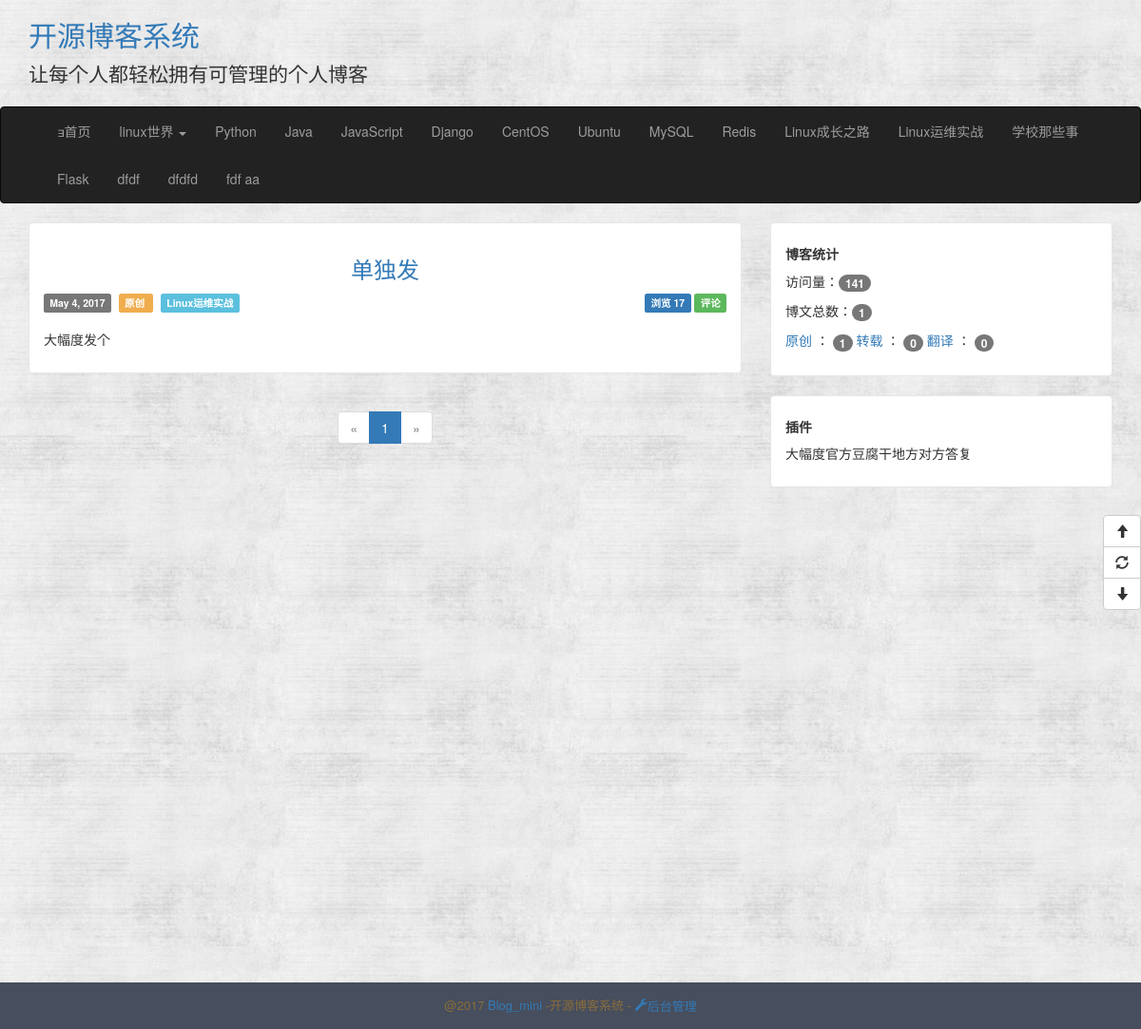
Before: / with the older database file.
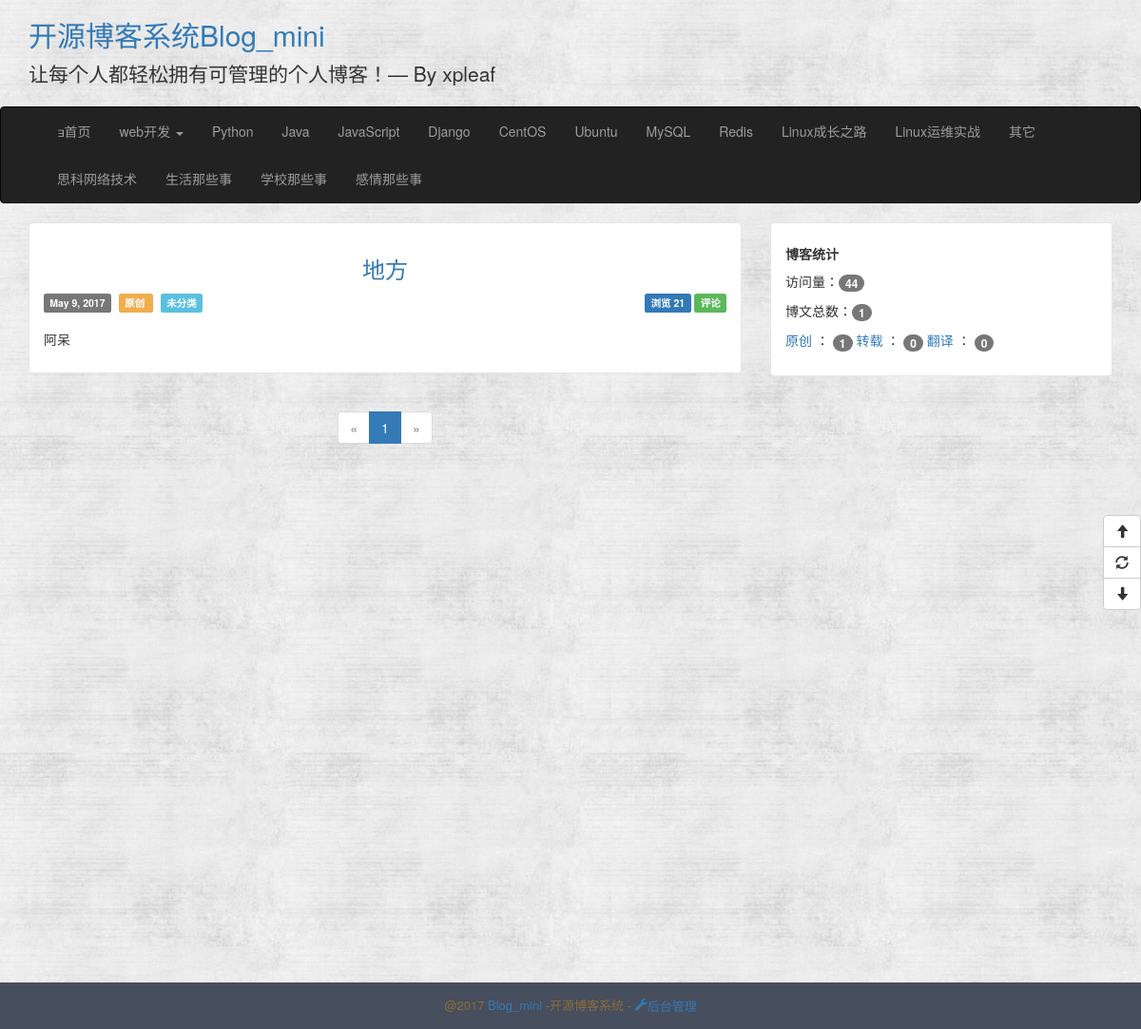
After: the same page with the newer database file.
### app/modles.py (models this page shows, shortened)
class BlogInfo(db.Model):
    __tablename__ = 'blog_info'
    id = db.Column(db.Integer,primary_key=True)
    title = db.Column(db.String(64))
    signature =db.Column(db.Text)
    navbar = db.Column(db.String(64))

class Menu(db.Model):
    __tablename__ ='menus'
    id = db.Column(db.Integer,primary_key=True)
    name = db.Column(db.String(64), unique=True)
    types = db.relationship('ArticleType',backref='menu',lazy='dynamic')
    order = db.Column(db.Integer, default=0, nullable=False)

class ArticleType(db.Model):
    __tablename__ = 'articleTypes'
    id = db.Column(db.Integer,primary_key=True)
    name = db.Column(db.String(64),unique=True)
    introduction = db.Column(db.Text,default=None)
    articles = db.relationship('Article', backref='articleType',lazy= 'dynamic')
    menu_id = db.Column(db.Integer,db.ForeignKey('menus.id'),default=None)
    setting_id = db.Column(db.Integer,db.ForeignKey('articleTypeSettings.id'))
    @property
    def is_hide(self):
        if self.setting:
            return self.setting.hide
        else:
            return False

class Article(db.Model):
    __tablename__ ='articles'
    id = db.Column(db.Integer,primary_key=True)
    title = db.Column(db.Integer, unique=True)
    content = db.Column(db.Text)
    summary = db.Column(db.Text)
    create_time = db.Column(db.DateTime, index=True, default=datetime.utcnow)
    update_time = db.Column(db.DateTime, index=True, default=datetime.utcnow)
    num_of_view = db.Column(db.Integer, default=0)
    article_type_id = db.Column(db.Integer, db.ForeignKey('articleTypes.id'))
    source_id = db.Column(db.Integer, db.ForeignKey('sources.id'))
    comments = db.relationship('Comment', backref='article', lazy='dynamic')

class Source(db.Model):
    __tablename__ ='sources'
    id= db.Column(db.Integer,primary_key=True)
    name = db.Column(db.String(64),unique=True)
    articles= db.relationship('Article', backref='source',lazy='dynamic')

class Plugin(db.Model):
    __tablename__='plugins'
    id = db.Column(db.Integer,primary_key=True)
    title = db.Column(db.String(64),unique=True)
    note = db.Column(db.Text,default='')
    content=db.Column(db.Text,default='')
    order=db.Column(db.Integer,default=0)
    disabled = db.Column(db.Boolean,default=False)

class BlogView(db.Model):
    __tablename__ = 'blog_view'
    id = db.Column(db.Integer, primary_key=True)
    num_of_view = db.Column(db.BigInteger, default=0)
    @staticmethod
    def add_view(db):
        view = BlogView.query.first()
        view.num_of_view += 1
        db.session.add(view)
        db.session.commit()

### app/main/views.py (the view)
@main.route('/')
def index():
    BlogView.add_view(db)
    page = request.args.get('page',1,type=int)
    pagination = Article.query.order_by(Article.create_time.desc()).paginate(
        page, per_page=current_app.config['ARTICLES_PER_PAGE'],
        error_out=False)
    articles = pagination.items
    return render_template('index.html', articles=articles,
                           pagination=pagination, endpoint='.index')

### app/templates/index.html
{% extends 'base.html' %}
{% import '_macros.html' as macros %}
{% block content %}
    {% include '_article_entry.html' %}
      <div class="pagination">
    {% if endpoint == '.index' %}
        {{ macros.pagination_widget(pagination, endpoint) }}
    {% else %}
        {{ macros.pagination_widget(pagination, endpoint, id=id) }}
    {% endif %}
    </div>
{% endblock %}

### app/templates/base.html (shortened to what the changed rows need)
<!DOCTYPE html>
<html lang="en">
<head>
    {% block stylesheet %}
        <link href="{{ url_for('static', filename='css/bootstrap.css') }}" rel="stylesheet">
        <link href="{{ url_for('static', filename='css/common.css') }}" rel="stylesheet">
    {% endblock %}
</head>
<body>
<header>
    <div class='header-top'>
        <div class="container">
            <h2 class="blog-title"><a href="{{ url_for('main.index') }}">{{ BlogInfo.query.first().title }}</a></h2>
            <p class="lead signature">
                {{ BlogInfo.query.first().signature }}
            </p>
        </div>
    </div>
    <nav class="navbar navbar-{{ BlogInfo.query.first().navbar }}" role='navigation'>
        <div class="container">
            <div class="collapse navbar-collapse">
                <ul class="nav navbar-nav">
                    {% for menu in Menu.query.order_by(Menu.order.asc()).all() %}
                        {% if menu.types.count() %}
                            <li class="dropdown">
                                <a href="#" class="dropdown-toggle" data-toggle="dropdown">{{ menu.name }}
                                    <b class="caret"></b></a>
                            </li>
                        {% endif %}
                    {% endfor %}
                    {% for article_type in ArticleType.query.all() %}
                        {% if not article_type.menu %}
                            {% if not article_type.is_hide %}
                                <li>
                                    <a href="{{ url_for('main.article_type', id=article_type.id) }}">
                                        {{ article_type.name }}
                                    </a>
                                </li>
                            {% endif %}
                        {% endif %}
                    {% endfor %}
                </ul>
            </div>
        </div>
    </nav>
</header>
{% block Content %}
    <div class="content">
        <div class="container">
            <div class="row">
                <div class="col-md-8 article">
                    {% block content %}
                    {% endblock %}
                </div>
                <div class="col-lg-4 blog_nav">
                    {% block blog_nav_plugin %}
                        {% for plugin in Plugin.query.order_by(Plugin.order.asc()).all() %}
                            {% if plugin.disabled != True %}
                                {% if plugin.content != 'system_plugin' %}
                                    <div id="{{ plugin.title }}" class="entry-box">
                                        <h5><strong>{{ plugin.title }}</strong></h5>
                                        {{ plugin.content|safe }}
                                    </div>
                                {% else %}
                                    <div class="entry-box">
                                        <h5><strong>博客统计</strong></h5>
                                        <p>访问量：<span class="badge">{{ BlogView.query.first().num_of_view }}</span></p>
                                        <p>
                                            博文总数：<span class="badge">{{ Article.query.count() }}</span>
                                        </p>
                                        <p>
                                            {% for source in Source.query.all() %}
                                                <a href="{{ url_for('main.article_sources', id=source.id) }}">{{ source.name }}</a>
                                                ：
                                                <span class="badge">{{ source.articles.count() }}</span>
                                            {% endfor %}
                                        </p>
                                    </div>
                                {% endif %}
                            {% endif %}
                        {% endfor %}
                    {% endblock %}
                </div>
            </div>
        </div>
    </div>
{% endblock %}
</body>
</html>

### app/templates/_article_entry.html
{% for article in articles %}
    <div id="article-entry" class="entry-box">
    {% include '_article_info.html' %}
    </div>
{% endfor %}

### app/templates/_article_info.html
<div class="article-entry-header">
    <h3 class="article-entry-title">
        <a href="{{ url_for('main.articleDetails',id=article.id) }}">{{ article.title }}</a>
    </h3>
</div>
<div class="article-entry-info">
    <div class="base-info">
        <span class="label label-default">{{ moment(article.create_time.date()).format('LL') }}</span>&nbsp;
        <span class="label label-warning">
            <a href="{{ url_for('main.article_sources',id = article.source.id) }}" target="_blank" style="color: white">
                {{ article.source.name }}
            </a>
        </span>&nbsp;
        <span class="label label-info">
            <a href=" {{ url_for('main.article_type', id=article.articleType.id) }}" target="_blank" style="color: white">
                {{ article.articleType.name }}
            </a>
        </span>
    </div>
    <div class="main-info">
        <span class="label label-primary">浏览 {{ article.num_of_view }}</span>
        <span class="label label-success">评论</span>
    </div>
</div>
<div class="article-entry-sum">
    <p>{{ article.summary }}</p>
</div>

Changed rows visible on the page:
no longer on this page (row edited): Menu: name "linux世界"
no longer on this page (row edited): ArticleType: name "Flask"
removed ArticleType: name "dfdf"
removed ArticleType: name "dfdfd"
removed ArticleType: name "fdf aa"
removed Article: title "单独发", create_time "May 4, 2017", source.name "原创", articleType.name "Linux运维实战", num_of_view "17", summary "大幅度发个"
removed Plugin: title "插件", content "大幅度官方豆腐干地方对方答复"
changed BlogInfo: query.first "开源博客系统" → "开源博客系统Blog_mini"; query.first "让每个人都轻松拥有可管理的个人博客" → "让每个人都轻松拥有可管理的个人博客！— By xpleaf"
added Menu: name "web开发"
added ArticleType: name "其它"
now on this page (row edited): ArticleType: name "思科网络技术"
added ArticleType: name "生活那些事"
added ArticleType: name "感情那些事"
added Article: title "地方", create_time "May 9, 2017", source.name "原创", articleType.name "未分类", num_of_view "21", summary "阿呆"
changed BlogView: query.first "141" → "44"
